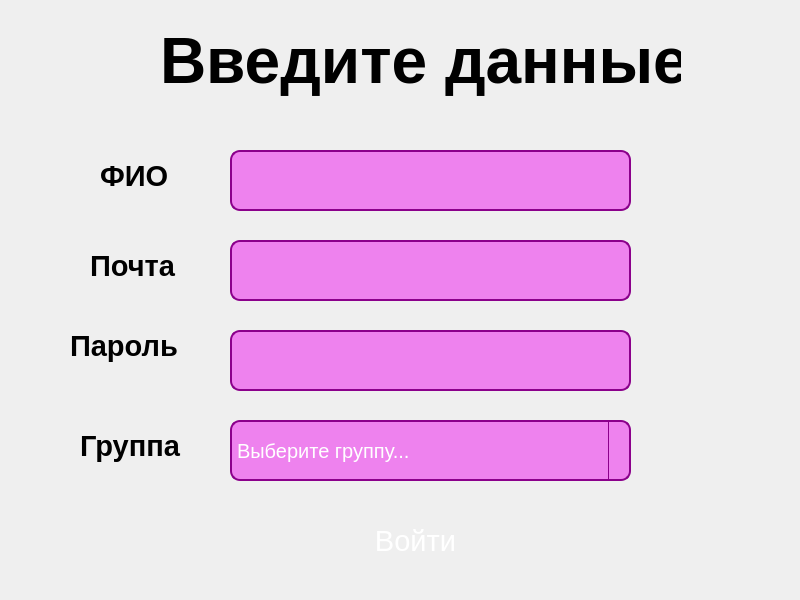
<?xml version="1.0" encoding="UTF-8"?>
<ui version="4.0">
 <class>LoginWindow</class>
 <widget class="QDialog" name="LoginWindow">
  <property name="geometry">
   <rect>
    <x>0</x>
    <y>0</y>
    <width>800</width>
    <height>600</height>
   </rect>
  </property>
  <property name="windowTitle">
   <string>Dialog</string>
  </property>
  <widget class="QLabel" name="label">
   <property name="geometry">
    <rect>
     <x>100</x>
     <y>150</y>
     <width>71</width>
     <height>51</height>
    </rect>
   </property>
   <property name="font">
    <font>
     <pointsize>22</pointsize>
     <bold>true</bold>
    </font>
   </property>
   <property name="text">
    <string>ФИО</string>
   </property>
  </widget>
  <widget class="QLineEdit" name="name">
   <property name="geometry">
    <rect>
     <x>230</x>
     <y>150</y>
     <width>401</width>
     <height>61</height>
    </rect>
   </property>
   <property name="font">
    <font>
     <pointsize>18</pointsize>
     <bold>false</bold>
    </font>
   </property>
   <property name="styleSheet">
    <string notr="true">QLineEdit {
    background-color: #EE82EE;  /* Исходный фиолетовый */
    border: 2px solid #8B008B;
    border-radius: 10px;
    padding: 5px;
}

QLineEdit:hover {
    background-color: hsl(300, 76%, 85%);  /* Более светлый фиолетовый */
    border-color: #BA55D3;  /* MediumOrchid */
}</string>
   </property>
  </widget>
  <widget class="QLineEdit" name="password">
   <property name="geometry">
    <rect>
     <x>230</x>
     <y>330</y>
     <width>401</width>
     <height>61</height>
    </rect>
   </property>
   <property name="font">
    <font>
     <pointsize>18</pointsize>
     <bold>false</bold>
    </font>
   </property>
   <property name="styleSheet">
    <string notr="true">QLineEdit {
    background-color: #EE82EE;  /* Исходный фиолетовый */
    border: 2px solid #8B008B;
    border-radius: 10px;
    padding: 5px;
}

QLineEdit:hover {
    background-color: hsl(300, 76%, 85%);  /* Более светлый фиолетовый */
    border-color: #BA55D3;  /* MediumOrchid */
}</string>
   </property>
   <property name="text">
    <string/>
   </property>
   <property name="echoMode">
    <enum>QLineEdit::EchoMode::Password</enum>
   </property>
  </widget>
  <widget class="QLabel" name="label_2">
   <property name="geometry">
    <rect>
     <x>70</x>
     <y>320</y>
     <width>111</width>
     <height>51</height>
    </rect>
   </property>
   <property name="font">
    <font>
     <pointsize>22</pointsize>
     <bold>true</bold>
    </font>
   </property>
   <property name="text">
    <string>Пароль</string>
   </property>
  </widget>
  <widget class="QComboBox" name="group">
   <property name="geometry">
    <rect>
     <x>230</x>
     <y>420</y>
     <width>401</width>
     <height>61</height>
    </rect>
   </property>
   <property name="font">
    <font>
     <pointsize>-1</pointsize>
     <bold>false</bold>
    </font>
   </property>
   <property name="styleSheet">
    <string notr="true">QComboBox {
    background-color: #EE82EE;
    border: 2px solid #8B008B;
    border-radius: 10px;
    padding: 5px;
    color: white; /* Белый текст в основном виджете */
    font-size: 20px;
}

QComboBox:hover {
    background-color: #F5B0F5;
    border-color: #BA55D3;
}

/* Стиль выпадающего списка */
QComboBox QAbstractItemView {
    background-color: #EE82EE; /* Фиолетовый фон списка */
    color: white;             /* Белый текст */
    border: 1px solid #8B008B;
    border-radius: 5px;
    selection-background-color: #BA55D3; /* Цвет выделенного пункта */
    outline: none; /* Убираем пунктирную рамку при фокусе */
}

/* Стрелка комбобокса */
QComboBox::drop-down {
    subcontrol-origin: padding;
    subcontrol-position: right center;
    width: 20px;
    border-left: 1px solid #8B008B;
}

QComboBox::down-arrow {
    image: url(:/icons/arrow_down_white.png); /* Белая стрелка (опционально) */
}</string>
   </property>
   <property name="placeholderText">
    <string>Выберите группу...</string>
   </property>
  </widget>
  <widget class="QLabel" name="label_3">
   <property name="geometry">
    <rect>
     <x>80</x>
     <y>420</y>
     <width>101</width>
     <height>51</height>
    </rect>
   </property>
   <property name="font">
    <font>
     <pointsize>22</pointsize>
     <bold>true</bold>
    </font>
   </property>
   <property name="text">
    <string>Группа</string>
   </property>
  </widget>
  <widget class="QLabel" name="label_4">
   <property name="geometry">
    <rect>
     <x>160</x>
     <y>20</y>
     <width>521</width>
     <height>81</height>
    </rect>
   </property>
   <property name="font">
    <font>
     <pointsize>48</pointsize>
     <bold>true</bold>
    </font>
   </property>
   <property name="text">
    <string>Введите данные</string>
   </property>
  </widget>
  <widget class="QPushButton" name="btnLogin">
   <property name="geometry">
    <rect>
     <x>320</x>
     <y>500</y>
     <width>191</width>
     <height>81</height>
    </rect>
   </property>
   <property name="font">
    <font>
     <pointsize>22</pointsize>
    </font>
   </property>
   <property name="styleSheet">
    <string notr="true">QPushButton {
    /* Исходный градиент: от тёмно-фиолетового (#4B0082) к пурпурному (#8B008B) */
    background: qlineargradient(x1:0, y1:0, x2:1, y2:1,
        stop:0 #4B0082, stop:1 #8B008B);
    color: white;
    border-radius: 20px;
    border: none;
    padding: 10px;
}

QPushButton:hover {
    /* Новый градиент: добавляем ярко-розовый (#FF00FF) */
    background: qlineargradient(x1:0, y1:0, x2:1, y2:1,
        stop:0 #FF00FF, stop:1 #8B008B);
}

QPushButton:pressed {
    /* При нажатии — более тёмный розовый (#CC00CC) */
    background: qlineargradient(x1:0, y1:0, x2:1, y2:1,
        stop:0 #CC00CC, stop:1 #6A006A);
}</string>
   </property>
   <property name="text">
    <string>Войти</string>
   </property>
  </widget>
  <widget class="QLabel" name="label_5">
   <property name="geometry">
    <rect>
     <x>90</x>
     <y>240</y>
     <width>111</width>
     <height>51</height>
    </rect>
   </property>
   <property name="font">
    <font>
     <pointsize>22</pointsize>
     <bold>true</bold>
    </font>
   </property>
   <property name="text">
    <string>Почта</string>
   </property>
  </widget>
  <widget class="QLineEdit" name="email">
   <property name="geometry">
    <rect>
     <x>230</x>
     <y>240</y>
     <width>401</width>
     <height>61</height>
    </rect>
   </property>
   <property name="font">
    <font>
     <pointsize>18</pointsize>
     <bold>false</bold>
    </font>
   </property>
   <property name="styleSheet">
    <string notr="true">QLineEdit {
    background-color: #EE82EE;  /* Исходный фиолетовый */
    border: 2px solid #8B008B;
    border-radius: 10px;
    padding: 5px;
}

QLineEdit:hover {
    background-color: hsl(300, 76%, 85%);  /* Более светлый фиолетовый */
    border-color: #BA55D3;  /* MediumOrchid */
}</string>
   </property>
   <property name="text">
    <string/>
   </property>
   <property name="echoMode">
    <enum>QLineEdit::EchoMode::Normal</enum>
   </property>
  </widget>
 </widget>
 <resources/>
 <connections/>
</ui>
